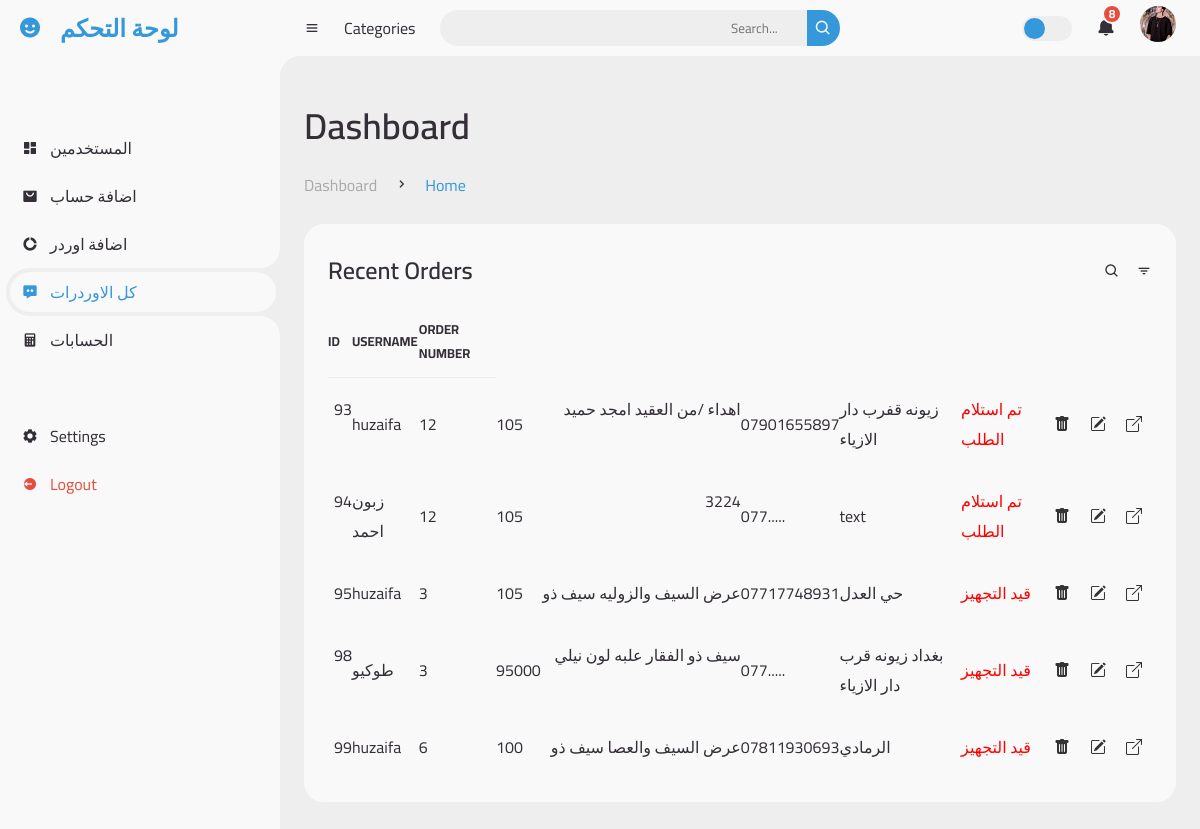
The app's page /controle/index.php (signed in) with its own data.
### tables this page shows
CREATE TABLE `user_form` (
  `id` int(100) NOT NULL,
  `name` varchar(100) NOT NULL,
  `email` varchar(100) NOT NULL,
  `password` varchar(100) NOT NULL,
  `image` varchar(100) NOT NULL,
  `usertype` varchar(255) NOT NULL
);

CREATE TABLE `orders` (
  `id` int(11) NOT NULL,
  `orderN` varchar(255) NOT NULL,
  `price` int(255) NOT NULL,
  `note` varchar(255) NOT NULL,
  `userNumber` varchar(255) NOT NULL,
  `addreces` varchar(255) NOT NULL,
  `user_id` varchar(255) NOT NULL,
  `order_page_name` varchar(255) NOT NULL,
  `page_name` varchar(255) NOT NULL,
  `statuse` varchar(50) NOT NULL,
  `priceAd` int(255) NOT NULL,
  `Governorate` varchar(255) NOT NULL
);

### controle/index.php (the view, shortened to what this page needs)
<?php
include '../login/config.php';
$user_id = $_SESSION['user_id'];
?>
                   <?php
                      $sqlimg = "SELECT * FROM `user_form` WHERE id = '$user_id'";
                      $resultimg = mysqli_query($conn, $sqlimg);
                       $img = mysqli_fetch_assoc($resultimg);
                       ?>
<!DOCTYPE html>
<html lang="en">
<head>
  <link href='https://unpkg.com/boxicons@2.0.9/css/boxicons.min.css' rel='stylesheet'>
  <link rel="stylesheet" href="html/style.css?v=<?php echo time(); ?>">
<link href="
https://cdn.jsdelivr.net/npm/bootstrap-icons@1.10.5/font/bootstrap-icons.min.css
" rel="stylesheet">
</head>
<body>
  <section id="sidebar">
    <a href="../controle/col.php" class="brand">
      <i class='bx bxs-smile'></i>
      <span class="text">لوحة التحكم</span>
    </a>
    <ul class="side-menu top">
      <li >
        <a href="../controle/col.php">
          <i class='bx bxs-dashboard' ></i>
          <span class="text">المستخدمين</span>
        </a>
      </li>
      <li>
        <a href="addAccunt.php">
          <i class='bx bxs-shopping-bag-alt' ></i>
          <span class="text">اضافة حساب </span>
        </a>
      </li>
      <li>
        <a href="create-new-order.php">
          <i class='bx bxs-doughnut-chart' ></i>
          <span class="text">اضافة اوردر</span>
        </a>
      </li>
      <li class="active">
        <a href="index.php">
          <i class='bx bxs-message-dots' ></i>
          <span class="text">كل الاوردرات </span>
        </a>
      </li>
      <li>
				<a href="accuntit.php">
				<i class='bx bxs-calculator'></i>
					<span class="text">الحسابات   </span>
				</a>
			</li>
    </ul>
    <ul class="side-menu">
      <li>
        <a href="../login/Home.php">
          <i class='bx bxs-cog' ></i>
          <span class="text">Settings</span>
        </a>
      </li>
      <li>
        <a href="../login/Home.php" class="logout">
          <i class='bx bxs-log-out-circle' ></i>
          <span class="text">Logout</span>
        </a>
      </li>
    </ul>
  </section>
  <section id="content">
    <nav>
      <i class='bx bx-menu' ></i>
      <a href="#" class="nav-link">Categories</a>
      <form action="saerch.php" method="POST">
        <div class="form-input">
          <input type="search" name="saerchInput" placeholder="Search...">
          <button type="submit" class="search-btn"><i class='bx bx-search' ></i></button>
        </div>
      </form>
      <label for="switch-mode" class="switch-mode"></label>
      <a href="#" class="notification">
        <i class='bx bxs-bell' ></i>
        <span class="num">8</span>
      </a>
      <a href="#" class="profile">
        <img src="../login/uploaded_img/<?php echo $img['image'] ?>">
      </a>
    </nav>
    <main>
      <div class="head-title">
        <div class="left">
          <h1>Dashboard</h1>
          <ul class="breadcrumb">
            <li>
              <a href="#">Dashboard</a>
            </li>
            <li><i class='bx bx-chevron-right' ></i></li>
            <li>
              <a class="active" href="#">Home</a>
            </li>
          </ul>
        </div>
      </div>
      <div class="table-data">
        <div class="order">
          <div class="head">
            <h3>Recent Orders</h3>
            <i class='bx bx-search' ></i>
            <i class='bx bx-filter' ></i>
          </div>
          <table>
            <thead>
              <tr>
                <th>ID</th>
                <th>USERNAME</th>
                <th>ORDER NUMBER</th>
              </tr>
            </thead>
                 <tbody>
        <?php
        $sql = "SELECT * FROM `orders`";
        $result = mysqli_query($conn, $sql);
        while ($row = mysqli_fetch_assoc($result)) {
        ?>
          <tr>
            <td><?php echo $row["id"] ?></td>
            <td><?php echo $row["order_page_name"] ?></td>
            <td><?php echo $row["orderN"] ?></td>
            <td><?php echo $row["price"] ?></td>
            <td style="width: 200px;
    overflow: hidden;
    display: block;
    height: 50px;
    text-align: end;"><?php echo $row["note"] ?></td>
            <td><?php echo $row["userNumber"] ?></td>
            <td><?php echo $row["addreces"] ?></td>
            <td><a href="order.php?id=<?php echo $row["id"] ?>" class="link-dark" style= "color: red"><?php if($row["statuse"] == "1"){
              echo "قيد التجهيز ";}elseif($row["statuse"] == "2"){
                 echo "تم ارسال الطلب الى شركة التوصيل ";
              }elseif($row["statuse"] == "3"){
                echo "تم استلام الطلب ";
             }
             elseif($row["statuse"] == "4"){
              echo "طلب راجع";
           }?> </a></td>
                  <td><a href="delete.php?id=<?php echo $row["id"] ?>" class="link-dark"><i style="padding: 10px; color: #333;" class="bi bi-trash-fill"></i></a></td>
                  <td><a href="edit.php?id=<?php echo $row["id"] ?>" class="link-dark"><i style="padding: 10px; color: #333;" class="bi bi-pencil-square"></i></a> </td>
                  <td> <a href="order.php?id=<?php echo $row["id"] ?>" class="link-dark"><i style="padding: 10px; color: #333;" class="bi bi-box-arrow-up-right"></i> </a></td>
          </tr>
        <?php
        }
        ?>
      </tbody>
          </table>
        </div>
      </div>
    </main>
  </section>
</body>
</html>

### records on screen
user_form: image (picture)
orders: id "93", order_page_name "huzaifa", orderN "12", price "105", note "اهداء /من العقيد امجد حميد…", userNumber "07901655897", addreces "زيونه قفرب دار الازياء", statuse "تم استلام الطلب"
orders: id "94", order_page_name "زبون احمد", orderN "12", price "105", note "3224", userNumber "077.....", addreces "text", statuse "تم استلام الطلب"
orders: id "95", order_page_name "huzaifa", orderN "3", price "105", note "عرض السيف والزوليه سيف ذو…", userNumber "07717748931", addreces "حي العدل", statuse "قيد التجهيز"
orders: id "98", order_page_name "طوكيو", orderN "3", price "95000", note "سيف ذو الفقار علبه لون نيلي…", userNumber "077.....", addreces "بغداد زيونه قرب دار الازياء", statuse "قيد التجهيز"
orders: id "99", order_page_name "huzaifa", orderN "6", price "100", note "عرض السيف والعصا سيف ذو…", userNumber "07811930693", addreces "الرمادي", statuse "قيد التجهيز"
